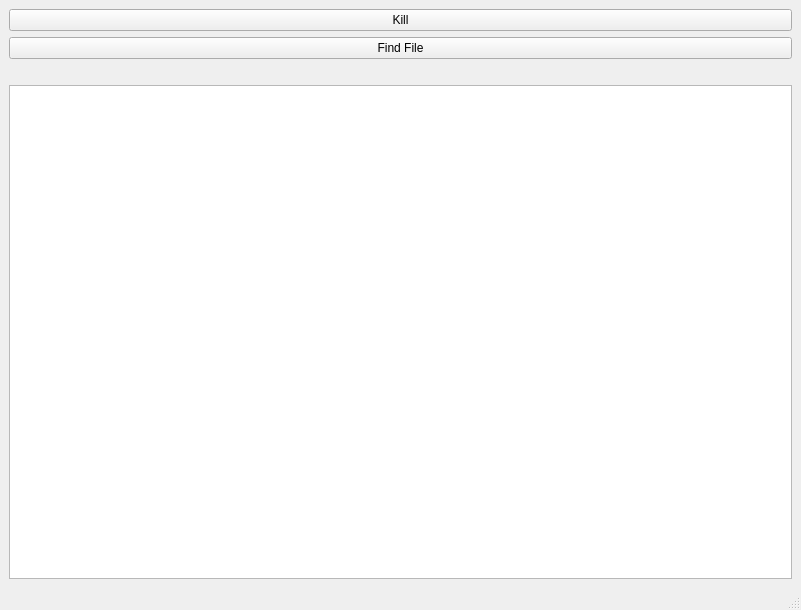
<?xml version="1.0" encoding="UTF-8"?>
<ui version="4.0">
 <class>MainWindow</class>
 <widget class="QMainWindow" name="MainWindow">
  <property name="geometry">
   <rect>
    <x>0</x>
    <y>0</y>
    <width>801</width>
    <height>610</height>
   </rect>
  </property>
  <property name="windowTitle">
   <string>MainWindow</string>
  </property>
  <widget class="QWidget" name="centralwidget">
   <property name="enabled">
    <bool>true</bool>
   </property>
   <property name="mouseTracking">
    <bool>true</bool>
   </property>
   <property name="contextMenuPolicy">
    <enum>Qt::DefaultContextMenu</enum>
   </property>
   <property name="layoutDirection">
    <enum>Qt::LeftToRight</enum>
   </property>
   <property name="autoFillBackground">
    <bool>true</bool>
   </property>
   <layout class="QVBoxLayout" name="verticalLayout">
    <item>
     <widget class="QPushButton" name="pushButton">
      <property name="text">
       <string>Kill</string>
      </property>
     </widget>
    </item>
    <item>
     <widget class="QPushButton" name="pushButton_2">
      <property name="text">
       <string>Find File</string>
      </property>
     </widget>
    </item>
    <item>
     <widget class="QLabel" name="label">
      <property name="text">
       <string/>
      </property>
     </widget>
    </item>
    <item>
     <widget class="QTextEdit" name="textEdit"/>
    </item>
   </layout>
  </widget>
  <widget class="QMenuBar" name="menubar">
   <property name="geometry">
    <rect>
     <x>0</x>
     <y>0</y>
     <width>801</width>
     <height>26</height>
    </rect>
   </property>
  </widget>
  <widget class="QStatusBar" name="statusBar"/>
 </widget>
 <resources/>
 <connections/>
</ui>
